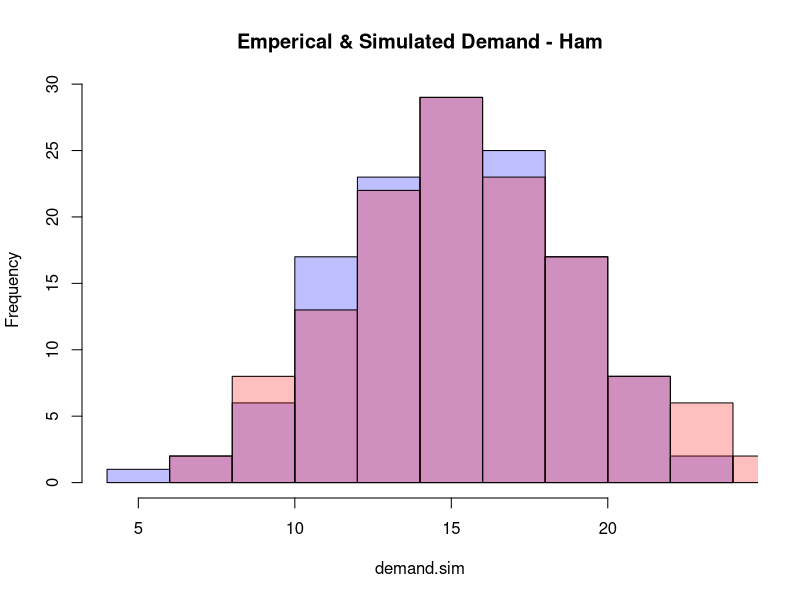

Write the R code that produced this figure. (Note: this script raises an error after producing the figure.)
# Group Assignment for IS606
# Members: Honey Berk, Sonya Hong, Rajagopal Srinivasan, James Hamski
# See'Collaborative Assignment 1.pdf' for instructions
# Your job is to use the data to determine how many sandwiches of each type he should bring each day in order to maximize his expected profits. 

library(ggplot2)

details <- read.csv("details.csv", header = TRUE)
sales <- read.csv("sales.csv", header = TRUE)

profit.margin <- details$price - details$cost

ham.revenue <- sales$demand.ham * 6.5
turkey.revenue <- sales$demand.turkey * 6.5
veggie.revenue <- sales$demand.veggie * 5.0

ham.cost <- sales$available.ham * 3.5
turkey.cost <- sales$available.turkey * 4.0
veggie.cost <- sales$available.veggie * 2.5

distrham <- table(sales$demand.ham)/length(sales$demand.ham)
distrturkey <- table(sales$demand.turkey)/length(sales$demand.turkey)
distrveggie <- table(sales$demand.veggie)/length(sales$demand.veggie)

######### HAM ######### 
#inventory balance
ham.bal <- sales$demand.ham - sales$available.ham

#profit function

profit.func <- function(demand.sim,inventory.sim){
  profit.sim.func <- ifelse(demand.sim-inventory.sim<=0,demand.sim*3.0-(inventory.sim-demand.sim)*3.5, inventory.sim*3.0)
  profit.sim.func<-sum(profit.sim.func)
  return(profit.sim.func)
}

profit.func(sales$demand.ham, sales$available.ham)

#what hits profit/loss harder - money left of the table because inventory is short or unsold inventory?
foregone.sales <- ifelse(ham.bal>0, (sales$demand.ham-sales$available.ham)*6.5,0)
unused.inventory <- ifelse(ham.bal<0, (sales$available.ham - sales$demand.ham)*3.5, 0)
sum(foregone.sales)
sum(unused.inventory)

# conclusion -> foregone sales hurts profit more than unused inventory
# let's use this conclusion to form a better inventory strategy

#empirical simulation of the demand using the Poisson distribution
lambda.ham <- mean(sales$demand.ham)
demand.sim <- sapply(1:130, function(x) rpois(1,lambda.ham))

# these looks fairly similar
hist(demand.sim, col=rgb(0,0,1,1/4), main ="Emperical & Simulated Demand - Ham")
hist(sales$demand.ham,col=rgb(1,0,0,1/4), ylim = 30, add=TRUE)

#Old inentory strategy - make an arbitraty number of sandwiches per day, trying a few different levels

#write model using observed inventory as input
lambda.demand<-mean(sales$demand.ham)

sales.model.obs<-function(lambda.demand){
  demand.sim <- sapply(1:130, function(x) rpois(1,lambda.demand))
  inventory.sim <-sales$available.ham
  model.profit <-profit.func(demand.sim, inventory.sim)
}

model.simulated.profit <-sapply(1:10000, function(x) sales.model.obs(lambda.demand))
summary(model.simulated.profit)
difference <- obs.profit - mean(model.simulated.profit)
difference

#New inventory strategy - use a Poisson distribution to decide daily sandwiches made
#Example: James runs the following function every morning and makes that many ham sandwiches
inventory.sim <- sapply(1, function(x) rpois(1,9))
inventory.sim
# Model using Poisson to determine number of sandwiches
sales.model<-function(lambda.inventory){
  demand.sim <- sapply(1:130, function(x) rpois(1,lambda.demand))
  inventory.sim <-sapply(1:130, function(x) rpois(1,lambda.inventory))
  model.profit <-profit.func(demand.sim, inventory.sim)
}

lambda.inventory = 15
model.simulated.profit <-sapply(1:10000, function(x) sales.model(lambda.inventory))
summary(model.simulated.profit)
difference <- obs.profit - mean(model.simulated.profit)
difference

#Note that the observed profit is $328 higher, this scenario doesn't work. Could we try differnet lambda values for the inventory?
lambda.inventory = 16
model.simulated.profit <-sapply(1:10000, function(x) sales.model(lambda.inventory))
summary(model.simulated.profit)
difference <-  mean(model.simulated.profit) - obs.profit
difference


#Inventory Strategy 2 - make between 14 and 18 sandwiches 
sales.model.2<-function(){
  demand.sim <- sapply(1:130, function(x) rpois(1,lambda.demand))
  inventory.sim <-sapply(1:130, function(x) sample(14:18, 1, replace=TRUE))
  model.profit <-profit.func(demand.sim, inventory.sim)
}

model.simulated.profit <-sapply(1:10000, function(x) sales.model.2())
summary(model.simulated.profit)
difference <-  mean(model.simulated.profit) - obs.profit
difference

#Inventory Strategy 3 - make a contant number of sandwiches, say 15 
sand.no <- 15
sales.model.3<-function(){
  demand.sim <- sapply(1:130, function(x) rpois(1,15))
  inventory.sim <-replicate(130, sand.no)
  model.profit <-profit.func(demand.sim, inventory.sim)
}

model.simulated.profit <-sapply(1:10000, function(x) sales.model.3())
summary(model.simulated.profit)
difference <-  mean(model.simulated.profit) - obs.profit
difference

#17 - 542.5


######### TURKEY ######### 



lambda.turkey <- mean(sales$demand.turkey)
lambda.veggie <- mean(sales$demand.veggie)
